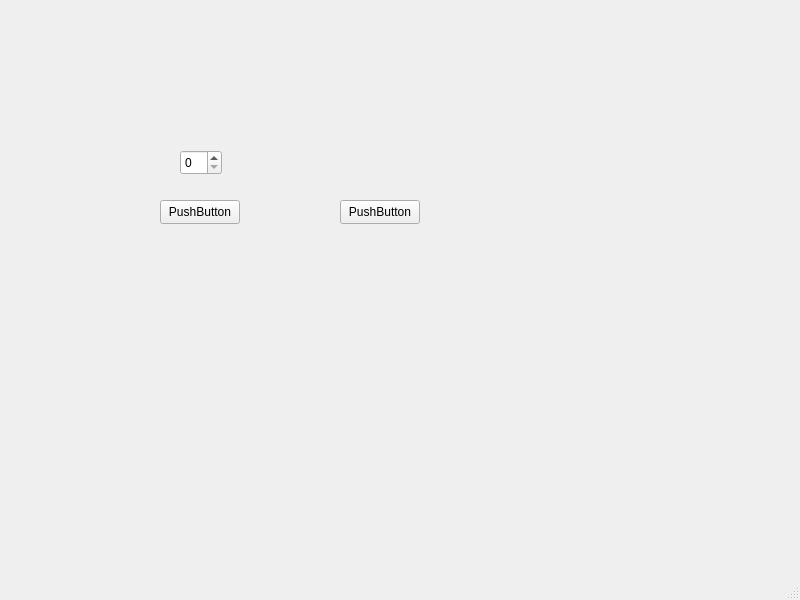
<?xml version="1.0" encoding="UTF-8"?>
<ui version="4.0">
 <class>MainWindow</class>
 <widget class="QMainWindow" name="MainWindow">
  <property name="geometry">
   <rect>
    <x>0</x>
    <y>0</y>
    <width>800</width>
    <height>600</height>
   </rect>
  </property>
  <property name="windowTitle">
   <string>MainWindow</string>
  </property>
  <widget class="QWidget" name="centralwidget">
   <widget class="QPushButton" name="pushButton">
    <property name="geometry">
     <rect>
      <x>160</x>
      <y>200</y>
      <width>80</width>
      <height>24</height>
     </rect>
    </property>
    <property name="text">
     <string>PushButton</string>
    </property>
   </widget>
   <widget class="QSpinBox" name="spinBox">
    <property name="geometry">
     <rect>
      <x>180</x>
      <y>150</y>
      <width>42</width>
      <height>25</height>
     </rect>
    </property>
   </widget>
   <widget class="QPushButton" name="pushButton_2">
    <property name="geometry">
     <rect>
      <x>340</x>
      <y>200</y>
      <width>80</width>
      <height>24</height>
     </rect>
    </property>
    <property name="text">
     <string>PushButton</string>
    </property>
   </widget>
  </widget>
  <widget class="QMenuBar" name="menubar">
   <property name="geometry">
    <rect>
     <x>0</x>
     <y>0</y>
     <width>800</width>
     <height>21</height>
    </rect>
   </property>
  </widget>
  <widget class="QStatusBar" name="statusbar"/>
 </widget>
 <resources/>
 <connections/>
</ui>
